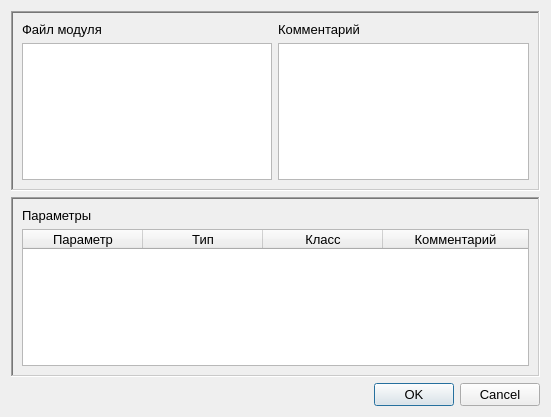
<?xml version="1.0" encoding="UTF-8"?>
<ui version="4.0">
 <class>QModuleRegister</class>
 <widget class="QDialog" name="QModuleRegister">
  <property name="geometry">
   <rect>
    <x>0</x>
    <y>0</y>
    <width>551</width>
    <height>417</height>
   </rect>
  </property>
  <property name="minimumSize">
   <size>
    <width>400</width>
    <height>300</height>
   </size>
  </property>
  <property name="maximumSize">
   <size>
    <width>800</width>
    <height>600</height>
   </size>
  </property>
  <property name="font">
   <font>
    <pointsize>10</pointsize>
   </font>
  </property>
  <property name="windowTitle">
   <string>Зарегистрировать модуль</string>
  </property>
  <property name="windowIcon">
   <iconset resource="../../resources.qrc">
    <normaloff>:/images/G.png</normaloff>:/images/G.png</iconset>
  </property>
  <layout class="QVBoxLayout" name="verticalLayout_2">
   <item>
    <widget class="QFrame" name="frame">
     <property name="frameShape">
      <enum>QFrame::WinPanel</enum>
     </property>
     <property name="frameShadow">
      <enum>QFrame::Sunken</enum>
     </property>
     <property name="lineWidth">
      <number>3</number>
     </property>
     <property name="midLineWidth">
      <number>1</number>
     </property>
     <layout class="QGridLayout" name="gridLayout">
      <item row="0" column="0">
       <widget class="QLabel" name="fileNameLbl">
        <property name="text">
         <string>Файл модуля</string>
        </property>
       </widget>
      </item>
      <item row="0" column="1">
       <widget class="QLabel" name="commentLbl">
        <property name="text">
         <string>Комментарий</string>
        </property>
       </widget>
      </item>
      <item row="1" column="0">
       <widget class="QListWidget" name="fileList"/>
      </item>
      <item row="1" column="1">
       <widget class="QPlainTextEdit" name="commentTxtEdt"/>
      </item>
     </layout>
    </widget>
   </item>
   <item>
    <widget class="QFrame" name="frame_2">
     <property name="frameShape">
      <enum>QFrame::WinPanel</enum>
     </property>
     <property name="frameShadow">
      <enum>QFrame::Sunken</enum>
     </property>
     <property name="lineWidth">
      <number>3</number>
     </property>
     <property name="midLineWidth">
      <number>1</number>
     </property>
     <layout class="QVBoxLayout" name="verticalLayout">
      <item>
       <widget class="QLabel" name="parametersLbl">
        <property name="text">
         <string>Параметры</string>
        </property>
       </widget>
      </item>
      <item>
       <widget class="QTableWidget" name="parametersTable">
        <property name="editTriggers">
         <set>QAbstractItemView::NoEditTriggers</set>
        </property>
        <property name="showDropIndicator" stdset="0">
         <bool>false</bool>
        </property>
        <property name="dragDropOverwriteMode">
         <bool>false</bool>
        </property>
        <property name="dragDropMode">
         <enum>QAbstractItemView::NoDragDrop</enum>
        </property>
        <property name="selectionMode">
         <enum>QAbstractItemView::SingleSelection</enum>
        </property>
        <property name="selectionBehavior">
         <enum>QAbstractItemView::SelectRows</enum>
        </property>
        <property name="cornerButtonEnabled">
         <bool>false</bool>
        </property>
        <attribute name="horizontalHeaderCascadingSectionResizes">
         <bool>true</bool>
        </attribute>
        <attribute name="horizontalHeaderDefaultSectionSize">
         <number>120</number>
        </attribute>
        <attribute name="horizontalHeaderHighlightSections">
         <bool>false</bool>
        </attribute>
        <attribute name="horizontalHeaderMinimumSectionSize">
         <number>50</number>
        </attribute>
        <attribute name="horizontalHeaderStretchLastSection">
         <bool>true</bool>
        </attribute>
        <attribute name="verticalHeaderDefaultSectionSize">
         <number>22</number>
        </attribute>
        <column>
         <property name="text">
          <string>Параметр</string>
         </property>
        </column>
        <column>
         <property name="text">
          <string>Тип</string>
         </property>
        </column>
        <column>
         <property name="text">
          <string>Класс</string>
         </property>
        </column>
        <column>
         <property name="text">
          <string>Комментарий</string>
         </property>
        </column>
       </widget>
      </item>
     </layout>
    </widget>
   </item>
   <item>
    <widget class="QDialogButtonBox" name="buttonBox">
     <property name="font">
      <font>
       <pointsize>10</pointsize>
      </font>
     </property>
     <property name="orientation">
      <enum>Qt::Horizontal</enum>
     </property>
     <property name="standardButtons">
      <set>QDialogButtonBox::Cancel|QDialogButtonBox::Ok</set>
     </property>
    </widget>
   </item>
  </layout>
 </widget>
 <tabstops>
  <tabstop>fileList</tabstop>
  <tabstop>commentTxtEdt</tabstop>
  <tabstop>parametersTable</tabstop>
  <tabstop>buttonBox</tabstop>
 </tabstops>
 <resources>
  <include location="../../resources.qrc"/>
 </resources>
 <connections>
  <connection>
   <sender>buttonBox</sender>
   <signal>rejected()</signal>
   <receiver>QModuleRegister</receiver>
   <slot>reject()</slot>
   <hints>
    <hint type="sourcelabel">
     <x>316</x>
     <y>260</y>
    </hint>
    <hint type="destinationlabel">
     <x>286</x>
     <y>274</y>
    </hint>
   </hints>
  </connection>
 </connections>
 <designerdata>
  <property name="gridDeltaX">
   <number>10</number>
  </property>
  <property name="gridDeltaY">
   <number>10</number>
  </property>
  <property name="gridSnapX">
   <bool>true</bool>
  </property>
  <property name="gridSnapY">
   <bool>true</bool>
  </property>
  <property name="gridVisible">
   <bool>true</bool>
  </property>
 </designerdata>
</ui>
